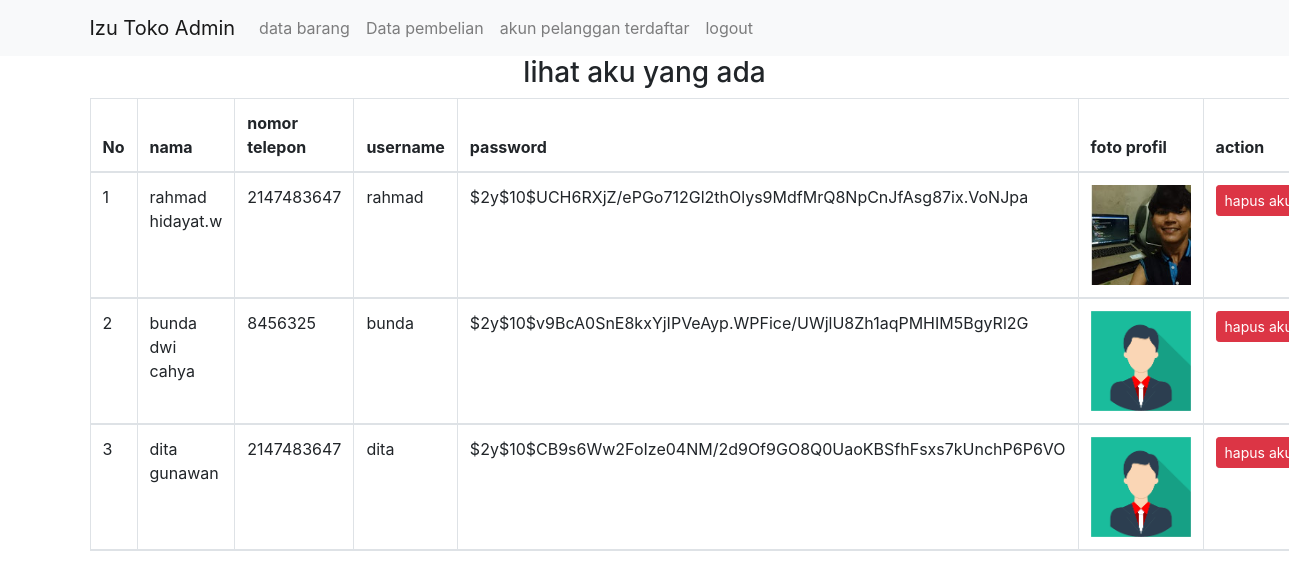
Page /admin/akun_yang_ada.php (signed in) on the committed database.
### tables this page shows
CREATE TABLE `akun_pelanggan` (
  `id_pelanggan` int(11) NOT NULL,
  `username` varchar(255) NOT NULL,
  `password` varchar(255) NOT NULL,
  `nama_lengkap` varchar(255) NOT NULL,
  `nomortelepon` int(50) NOT NULL,
  `gambarproduk` varchar(255) NOT NULL
);

### proses.php (called while the page is built, shortened)
<?php
function koneksi()
{
	return mysqli_connect("localhost", "root", "", "dayat_toko");
}
function tampilproduk($query)
{
	$conn = koneksi();
	$result = $conn->query($query);
	$data = [];
	while ($row = $result->fetch_assoc()) {
		$data[] = $row;
	}
	return $data;
}

### admin/akun_yang_ada.php (the view, shortened to what this page needs)
<?php
require "../proses.php";
$akun = tampilproduk("SELECT * FROM akun_pelanggan");
?>
<!DOCTYPE html>
<html lang="en">
<head>
    <link rel="stylesheet" href="../css/bootstrap.min.css">
</head>
<body>
    <?php require "menuadmin.php"; ?>
    <div class="container">
        <h3 class="text-center">lihat aku yang ada</h3>
        <table class="table table-bordered">
            <thead>
                <tr>
                    <th>No</th>
                    <th>nama</th>
                    <th>nomor telepon</th>
                    <th>username</th>
                    <th>password</th>
                    <th>foto profil</th>
                    <th>action</th>
                </tr>
            </thead>
            <tbody>
                <thead>
                    <?php $no = 1; ?>
                    <?php foreach ($akun as $akn) :  ?>
                        <tr>
                            <td><?= $no++; ?></td>
                            <td><?= $akn['nama_lengkap']; ?></td>
                            <td><?= $akn['nomortelepon']; ?></td>
                            <td><?= $akn['username']; ?></td>
                            <td><?= $akn['password']; ?></td>
                            <td>
                                <img src="../gambar/<?= $akn['gambarproduk']; ?>" alt="" class="img-responsive" width="100px" </td>
                            <td>
                                <a href="hapus_akun.php?id=<?= $akn['id_pelanggan']; ?>" class="btn btn-danger btn-sm">hapus akun</a>
                            </td>
                        </tr>
                    <?php endforeach; ?>
                </thead>
            </tbody>
        </table>
    </div>
</body>
</html>

### admin/menuadmin.php (shortened to what this page needs)
<nav class="navbar navbar-expand-lg navbar-light bg-light">
    <div class="container">
        <a class="navbar-brand" href="#">Izu Toko Admin</a>
        <div class="collapse navbar-collapse" id="navbarNavAltMarkup">
            <div class="navbar-nav">
                <a class="nav-item nav-link" href="home.php">data barang <span class="sr-only">(current)</span></a>
                <a class="nav-item nav-link" href="pembelian.php">Data pembelian</a>
                <a class="nav-item nav-link" href="akun_yang_ada.php">akun pelanggan terdaftar</a>
                <?php if (empty($_SESSION['admin']) or !isset($_SESSION['admin'])) : ?>
                    <a class="nav-item nav-link" href="loginadmin.php">login</a>
                <?php else : ?>
                    <a class="nav-item nav-link" href="logout.php">logout</a>
                <?php endif; ?>
            </div>
        </div>
    </div>
</nav>

### rows in the picture
akun_pelanggan: nama_lengkap "rahmad hidayat.w", nomortelepon "2147483647", username "rahmad", password "$2y$10$UCH6RXjZ/ePGo712Gl2thOlys9MdfMrQ8NpCnJfAsg87ix.VoNJpa", gambarproduk (picture)
akun_pelanggan: nama_lengkap "bunda dwi cahya", nomortelepon "8456325", username "bunda", password "$2y$10$v9BcA0SnE8kxYjIPVeAyp.WPFice/UWjlU8Zh1aqPMHIM5BgyRl2G", gambarproduk (placeholder picture)
akun_pelanggan: nama_lengkap "dita gunawan", nomortelepon "2147483647", username "dita", password "$2y$10$CB9s6Ww2FoIze04NM/2d9Of9GO8Q0UaoKBSfhFsxs7kUnchP6P6VO", gambarproduk (placeholder picture)
